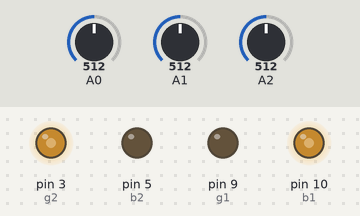
This sketch was run on a simulated Arduino Uno, built with avr-gcc and run on an emulated ATmega328P. On the bench: output pins drawn as LEDs (lit = HIGH). Inputs (shaded band) come from the test bench; at power-on: A1 = 512, A2 = 512, A0 = 512. Pins used as bus, display or sensor lines are not drawn.

Above: at 1.2 s.
1.3 s: A1 set to 716
At 2.1 s:
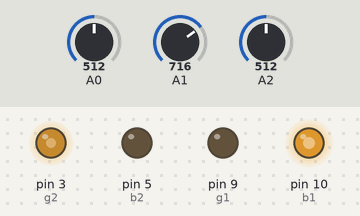
2.8 s: A2 set to 716
At 3.3 s:
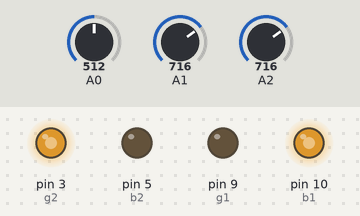
4.3 s: A1 set to 900
At 5.5 s:
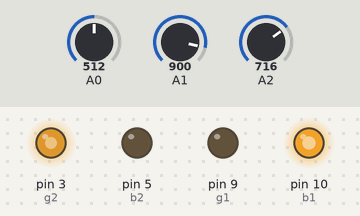
5.8 s: A2 set to 900
At 6.7 s:
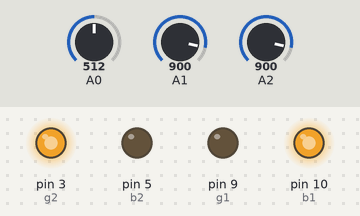
7.3 s: A1 set to 511
At 7.9 s:
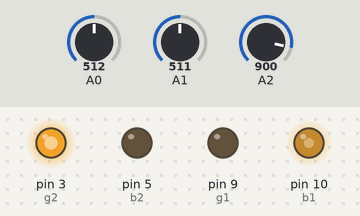
8.8 s: A2 set to 122
At 10.2 s:
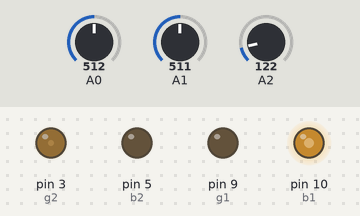
Timing chart, 0 to 11.3 s (numbered marks = the images above; inputs shaded):
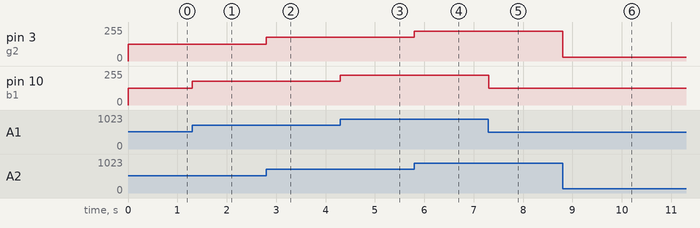

Measured:
- after the input at 1.3 s, pin 10 (b1): 127/255 → 178/255 at once
- after the input at 2.8 s, pin 3 (g2): 127/255 → 178/255 at once
- after the input at 4.3 s, pin 10 (b1): 178/255 → 224/255 at once
- after the input at 5.8 s, pin 3 (g2): 178/255 → 224/255 at once
- after the input at 7.3 s, pin 10 (b1): 224/255 → 127/255 at once
- after the input at 8.8 s, pin 3 (g2): 224/255 → 30/255 at once

The sketch:

RGBLED_Photoresistor_Potentiometer.ino
```cpp
int r1 = 11; //red
int b1 = 10; //blue
int g1 = 9; //green
int r2 = 6;
int b2 = 5;
int g2 = 3;

void setup() {
  pinMode(r1, OUTPUT);
  pinMode(b1, OUTPUT);
  pinMode(g1, OUTPUT);
  pinMode(r2, OUTPUT);
  pinMode(b2, OUTPUT);
  pinMode(g2, OUTPUT);
  pinMode(A0, INPUT);
  pinMode(A1, INPUT);
  pinMode(A2, INPUT);
}
void loop() {
  int read1 = analogRead(A0);
  int read2 = analogRead(A1);
  int read3 = analogRead(A2);
  int mread1 = map(read1, 0, 1023, 0, 255);
  int mread2 = map(read2, 0, 1023, 0, 255);
  int mread3 = map(read3, 0, 1023, 0, 255);
  analogWrite(r1, mread1);
  analogWrite(b1, mread2);
  analogWrite(r2, mread1);
  analogWrite(g2, mread3);
}
```
